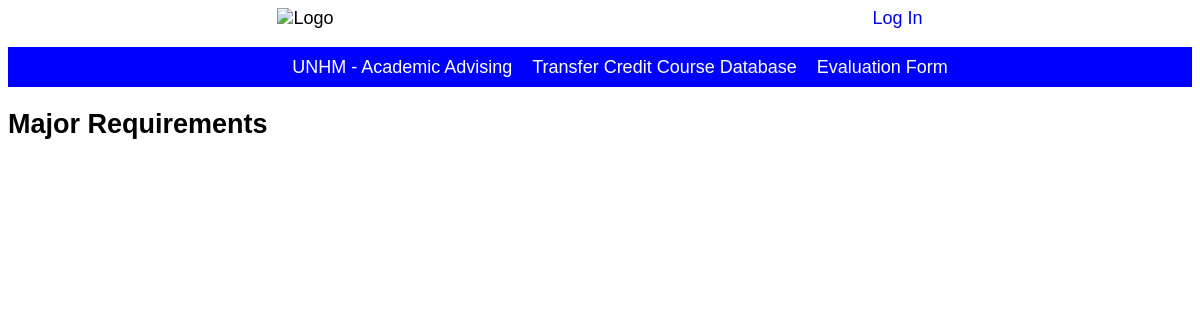
/requirements, run on an earlier commit of the app's database.
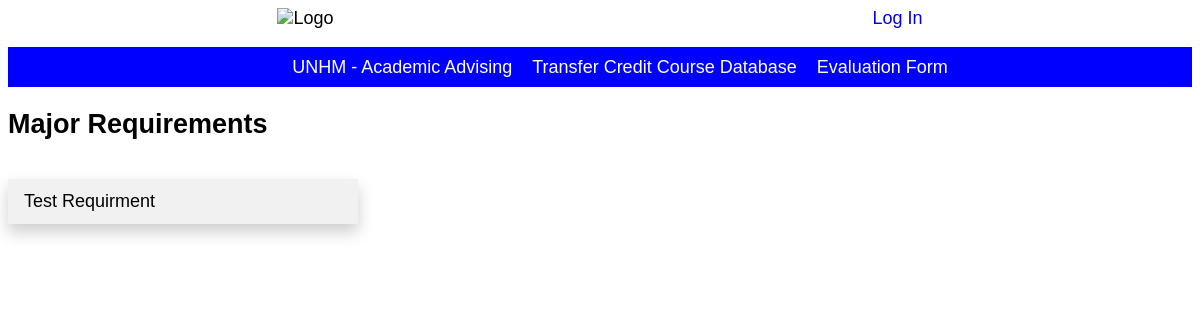
And on a later commit of the database.
### transfer/models/model_requirement.py (models this page shows, shortened)
class MajorRequirement(models.Model):
    description = models.CharField(max_length=100, unique=True)
    major_id = models.ForeignKey(Major, on_delete=models.CASCADE)

### transfer/views/requirement_view.py (the view)
# urls.py: path('requirements', RequirementListView.as_view(), name='requirement_home'),
class RequirementListView(ListView):
    model = MajorRequirement
    template_name = 'requirement/major_req_home.html'

### transfer/templates/requirement/major_req_home.html
{% extends "base.html" %}
{% load static %}
{% block content %}
<h2>Major Requirements</h2>
<div class="dropdown">
  <div id="myDropdown" class="dropdown-content">
    {% for requirement in object_list %}
    <a href="">{{ requirement.description }}</a>
    {% endfor %}
    </div>
    </div>
{% endblock %}

What changed in the data, as far as the page shows it:
added MajorRequirement: description "Test Requirment"
